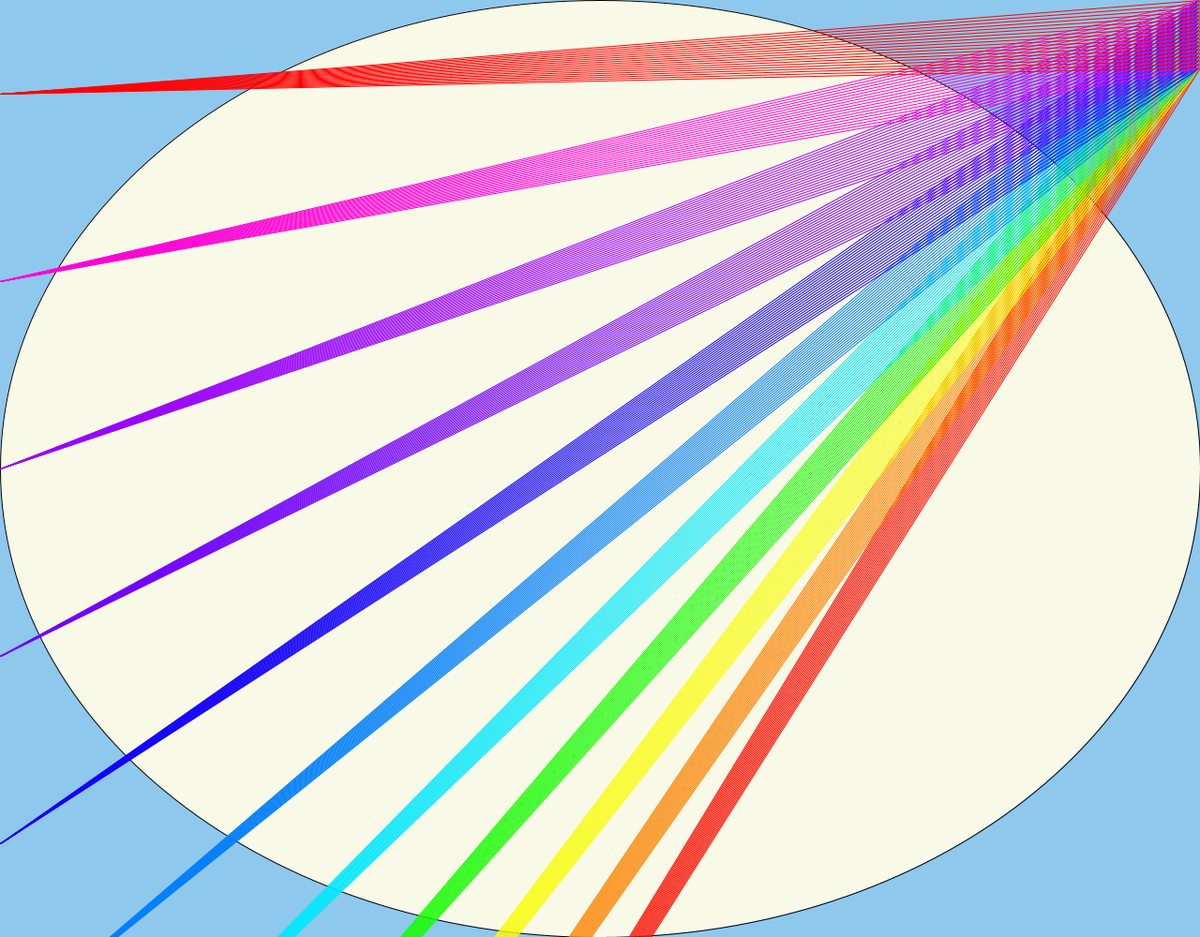
Frame 1 (no input)
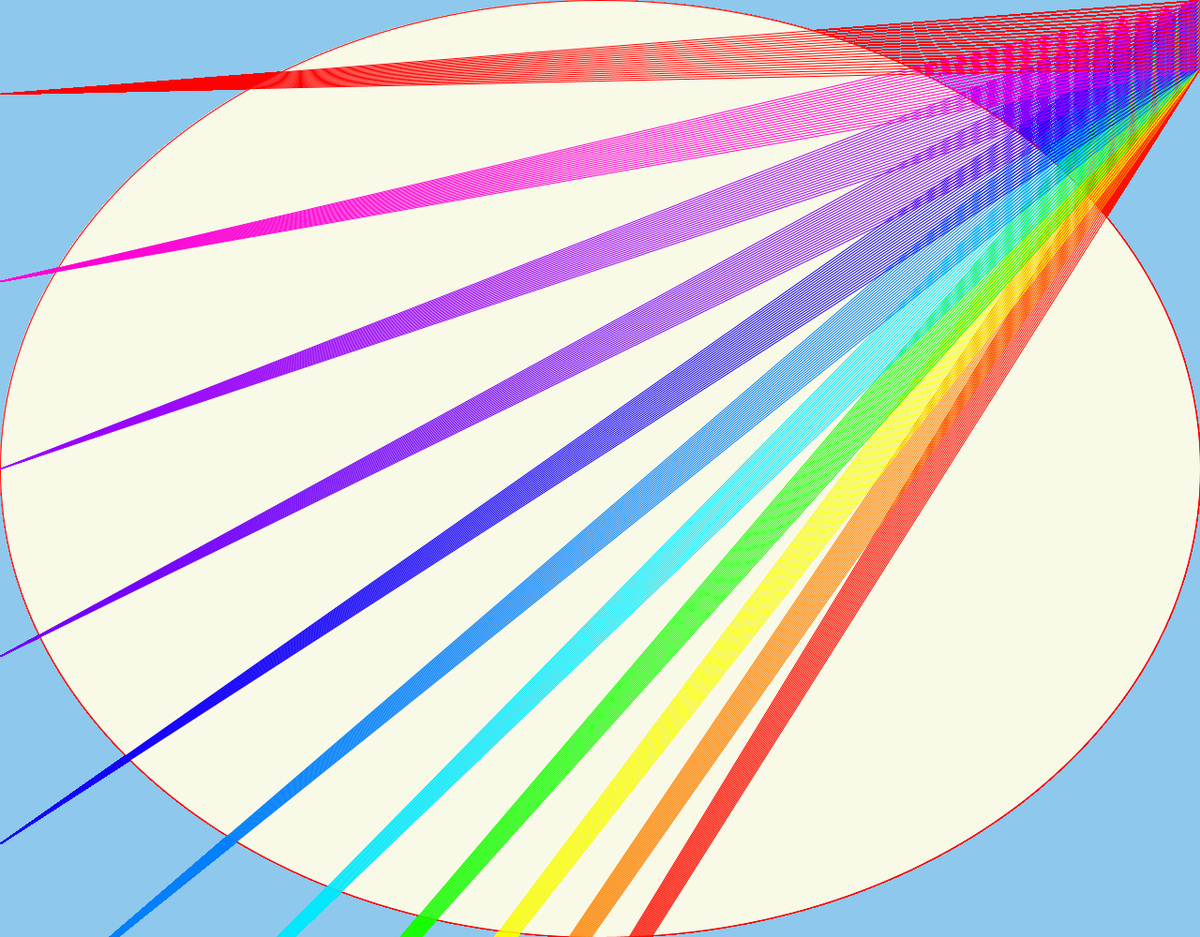
Frame 60 (the mouse pressed at the canvas centre just before this capture)
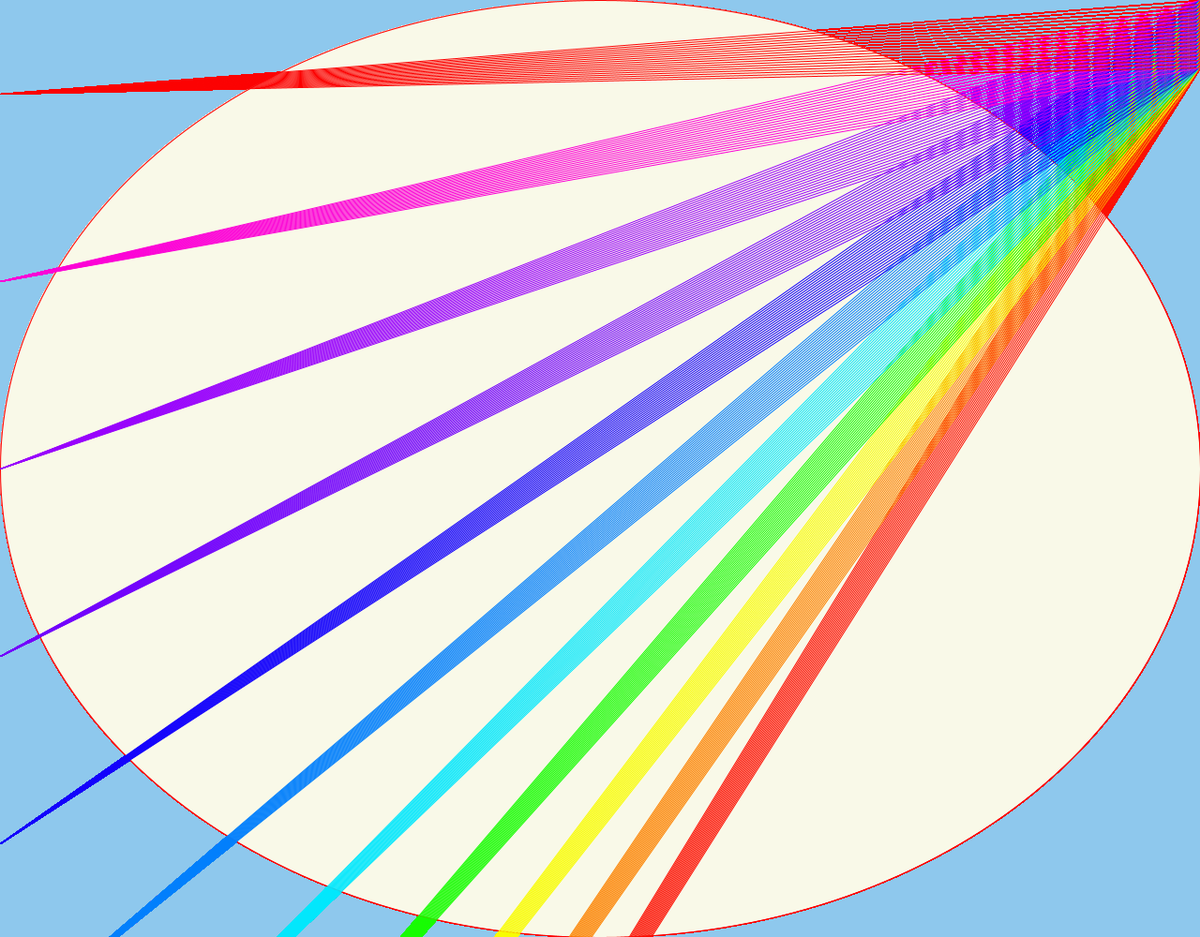
Frame 120 (the mouse held since frame 60 and released just before this capture)

The Processing sketch that drew these frames (run headless with seeded random() and noise(); from frame 60 on, the mouse is pressed at the canvas centre):

// Processing sketch: processing_108778
// ── processing_108778.pde

void setup(){
  size(1280, 1000);
  colorMode(HSB,360,100,100);
  smooth();
  background(203, 40, 93);
println(); 
}


void draw(){
  fill(60, 7, 98);
  ellipse(width/2, height/2, 1280, 1000);
  int i=0;
  while (i<75){
    //strokeWeight(5);
  stroke(0, 99, 99);
  line(0, 100, width, i);
  stroke(309, 99, 99);
  line(0, 300, width, i);
  stroke(276, 99, 99);
  line(0, 500, width, i);
  stroke(267, 99, 99);
  line(0, 700, width, i);
  stroke(244, 99, 99);
  line(0, 900, width, i);
  stroke(210, 99, 99);
  line(0, 1100, width, i);
  stroke(185, 99, 99);
  line(0, 1300, width, i);
  stroke(115, 99, 99);
  line(0, 1500, width, i);
  stroke(61, 99, 99);
  line(0, 1700, width, i);
  stroke(31, 99, 99);
  line(0, 1900, width, i);
  stroke(3, 99, 99);
  line(0,2100, width, i);
  stroke(0, 99, 99);
  i=i+4;
}
}
